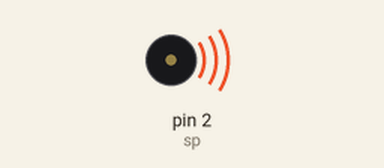
A sketch run on a simulated Arduino Uno, built with avr-gcc and run on an emulated ATmega328P. Parts: buzzer (waves = sounding).

Above: at 0.2 s.
Timing chart, 0 to 5.8 s (numbered marks = the images above):
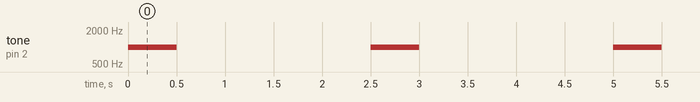

Measured:
- by itself, tone on pin 2 (sp): alternates 1000 Hz for 0.50 s and silent for 2.0 s

The sketch:

ch11_1_tone.ino
```cpp
const int sp=2;
int i;
void setup()
{}
void loop()
{
  for(i=0;i<10;i++)
  {
    tone(sp,1000);
    delay(50);
//    tone(sp,500);
//    delay(50);
  }
  noTone(sp);
  delay(2000);
}
```
